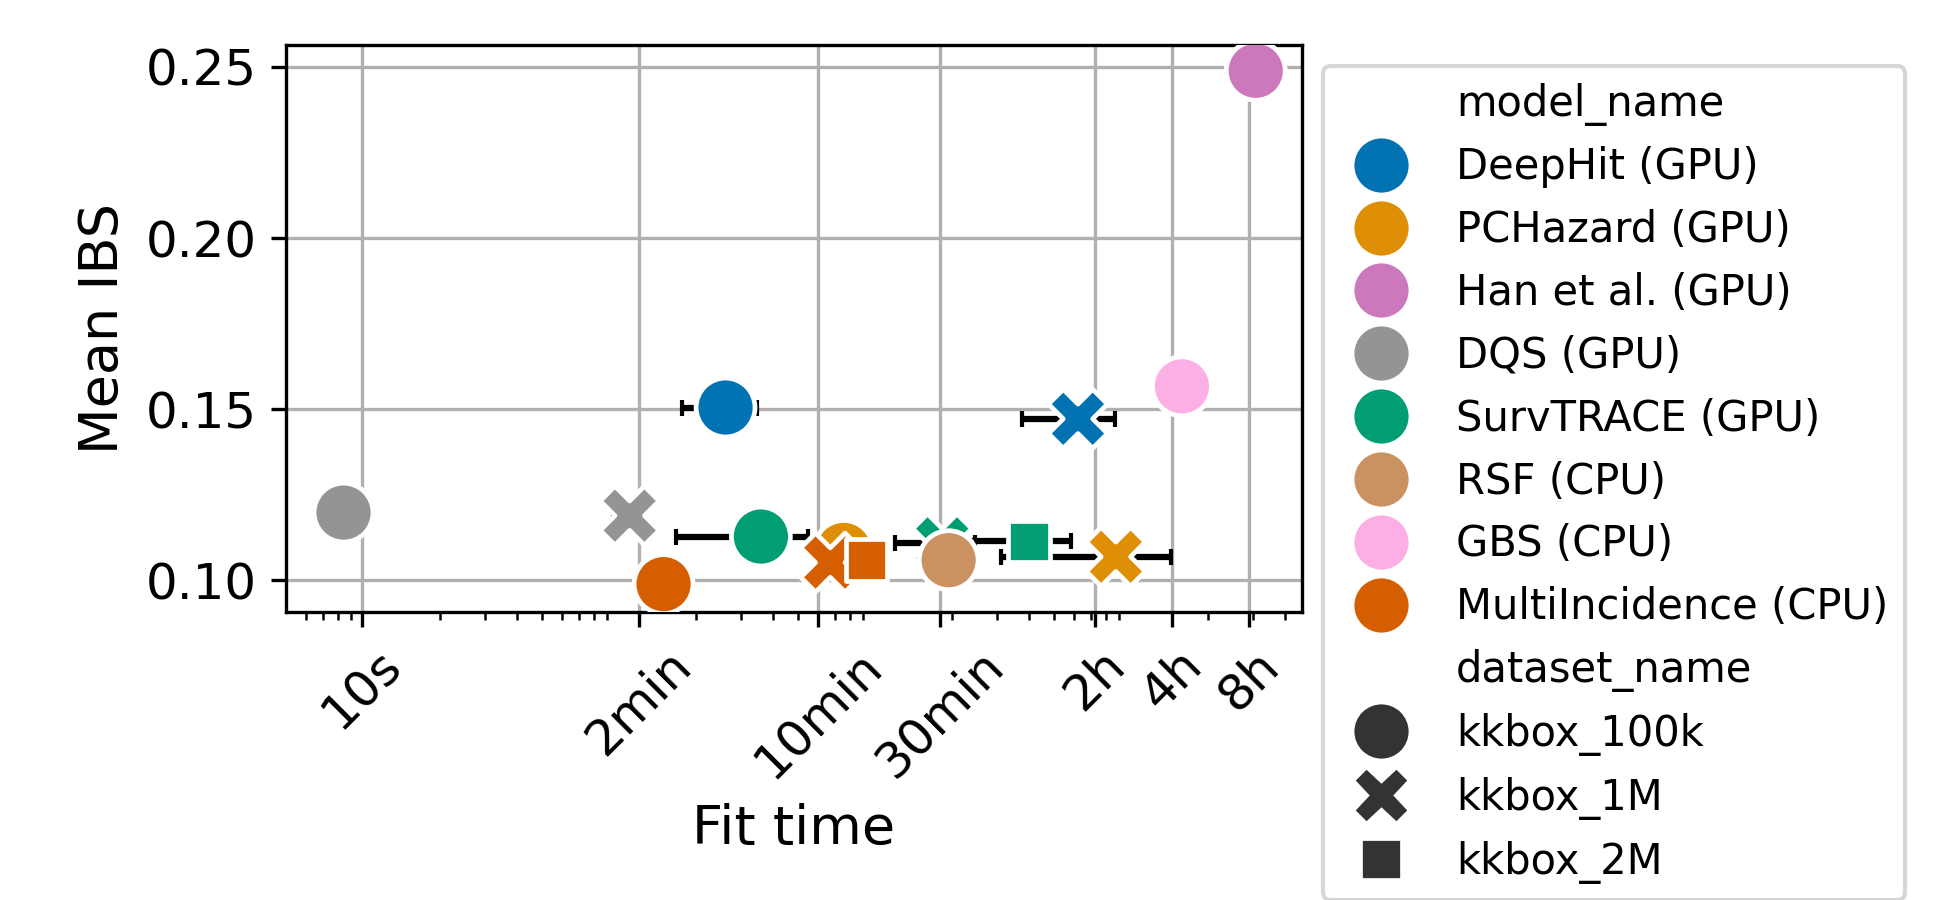

Source code (Python):
# %%
import json
from pathlib import Path
import numpy as np
import pandas as pd
import seaborn as sns
from matplotlib import pyplot as plt


model_remaming = {
    "gbmi": "MultiIncidence (CPU)",
    "survtrace": "SurvTRACE (GPU)",
    "deephit": "DeepHit (GPU)",
    "sumonet": "SumoNet (GPU)",
    "dqs": "DQS (GPU)",
    "han-bs_game": "Han et al. (GPU)",
    "sksurv_boosting": "GBS (CPU)",
    "random_survival_forest": "RSF (CPU)",
    "pchazard": "PCHazard (GPU)",
}
include_datasets = ["kkbox_100k", "kkbox_1M", "kkbox_2M"]
metric = "ibs"

filename = "figure_rebutal_kkbox_ibs.png"

path_scores = Path("../scores/agg/")
results = []

for path_model in path_scores.glob("*"):
    model_name = path_model.name
    if not model_name in list(model_remaming):
        continue
    for path_dataset in path_model.glob("*"):
        dataset_name = path_dataset.name.split(".")[0]
        if not dataset_name in include_datasets:
            continue
        agg_result = json.load(open(path_dataset))
        
        results.append(
            dict(
                mean_fit_time=agg_result["mean_fit_time"],
                std_fit_time=agg_result["std_fit_time"],
                mean_ibs=agg_result["event_specific_ibs"][0]["mean_ibs"],
                std_ibs=agg_result["event_specific_ibs"][0]["std_ibs"],
                model_name=model_name,
                dataset_name=dataset_name,
            )
        )

df = pd.DataFrame(results)
df["model_name"] = df["model_name"].map(model_remaming)

order = {
    "DeepHit (GPU)": 0,
    "PCHazard (GPU)": 1,
#    "Han et al. (nll)": 2,
    "Han et al. (GPU)": 3,
    "DQS (GPU)": 4,
#    "SumoNet": 5,
    "SurvTRACE (GPU)": 6,
    "RSF (CPU)": 7,
    "GBS (CPU)": 8, 
    "MultiIncidence (CPU)": 9,
}

df["order"] = df["model_name"].map(order)
df = df.sort_values(["order", "dataset_name"]).drop("order", axis=1)

palette = dict(
    zip(
        list(order),
        sns.color_palette("colorblind", n_colors=len(order))
    )
)
red = palette["DQS (GPU)"]
green = palette["Han et al. (GPU)"]
grey = palette["MultiIncidence (CPU)"]
purple = palette["SurvTRACE (GPU)"]

palette["MultiIncidence (CPU)"] = red
palette["SurvTRACE (GPU)"] = green
palette["Han et al. (GPU)"] = purple
palette["DQS (GPU)"] = grey

fig, ax = plt.subplots(figsize=(6.5, 3), dpi=300)
c = "black"
plt.errorbar(
    x=df["mean_fit_time"],
    y=df["mean_ibs"],
    yerr=df['std_ibs'],
    fmt='none',
    c=c,
    capsize = 2,
)
plt.errorbar(
    x=df["mean_fit_time"],
    xerr=df['std_fit_time'],
    y=df["mean_ibs"],
    fmt='none',
    c=c,
    capsize = 2,
)
ax = sns.scatterplot(
    df,
    x="mean_fit_time",
    y="mean_ibs",
    hue="model_name",
    #hue_order=hue_order,
    style="dataset_name",
    s=200,
    palette=palette,
    zorder=10,
    alpha=1
)

ch = ax.get_children()

ax.set_xscale("log")
ticks = [10, 2 * 60, 10 * 60, 30 * 60, 2 * 60 * 60, 4 * 60 * 60, 8 * 60 * 60]
labels = ["10s", "2min", "10min", "30min", "2h", "4h", "8h"]
ax.set_xticks(ticks)
ax.set_xticklabels(labels, rotation=45, fontsize=12)
plt.yticks(fontsize=12)

ax.set_xlabel("Fit time", fontsize=13)
ax.set_ylabel("Mean IBS", fontsize=13)

ax.grid()

sns.move_legend(ax, "upper left", bbox_to_anchor=(1, 1))
plt.tight_layout()
plt.savefig(filename)

# %%
